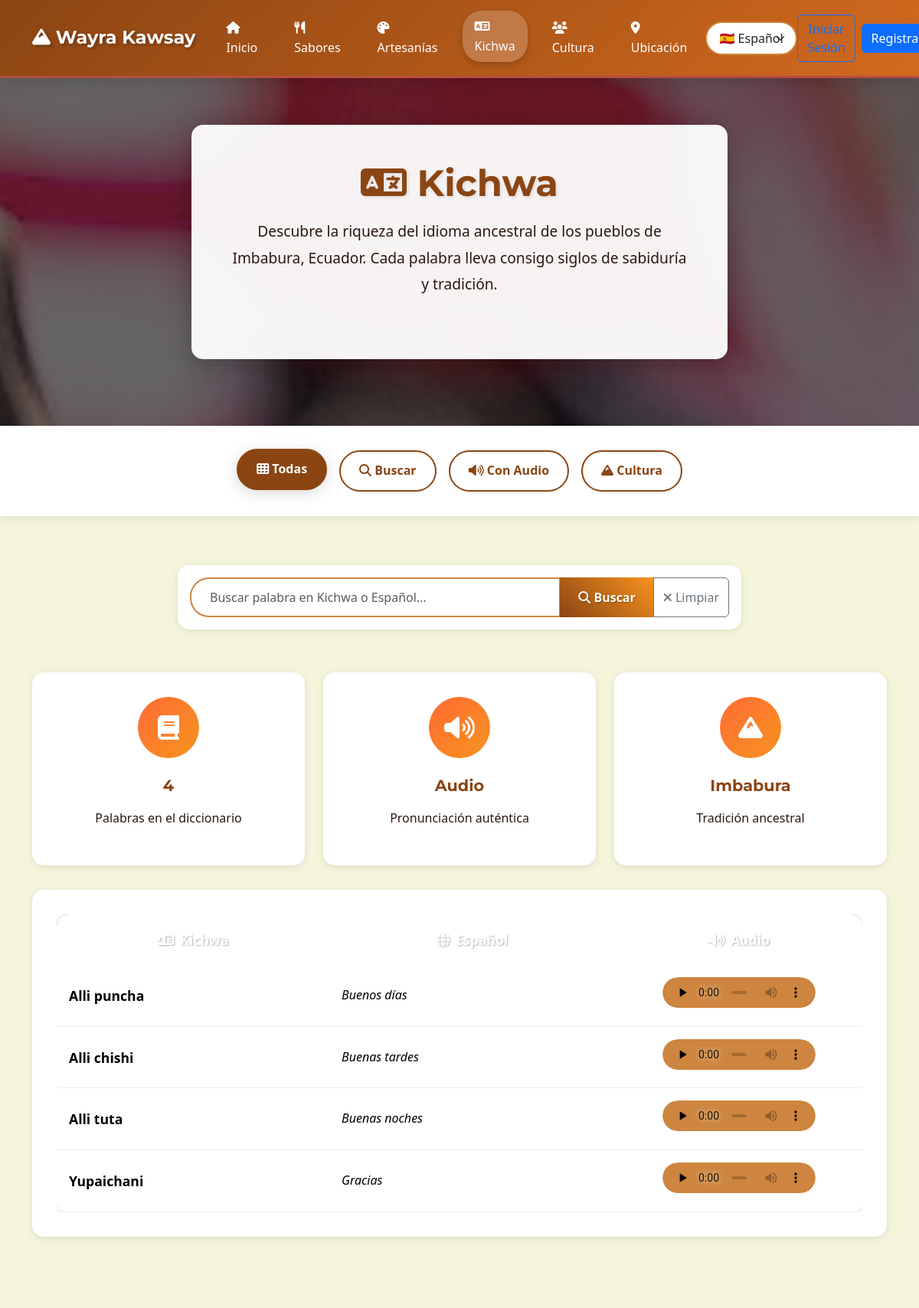
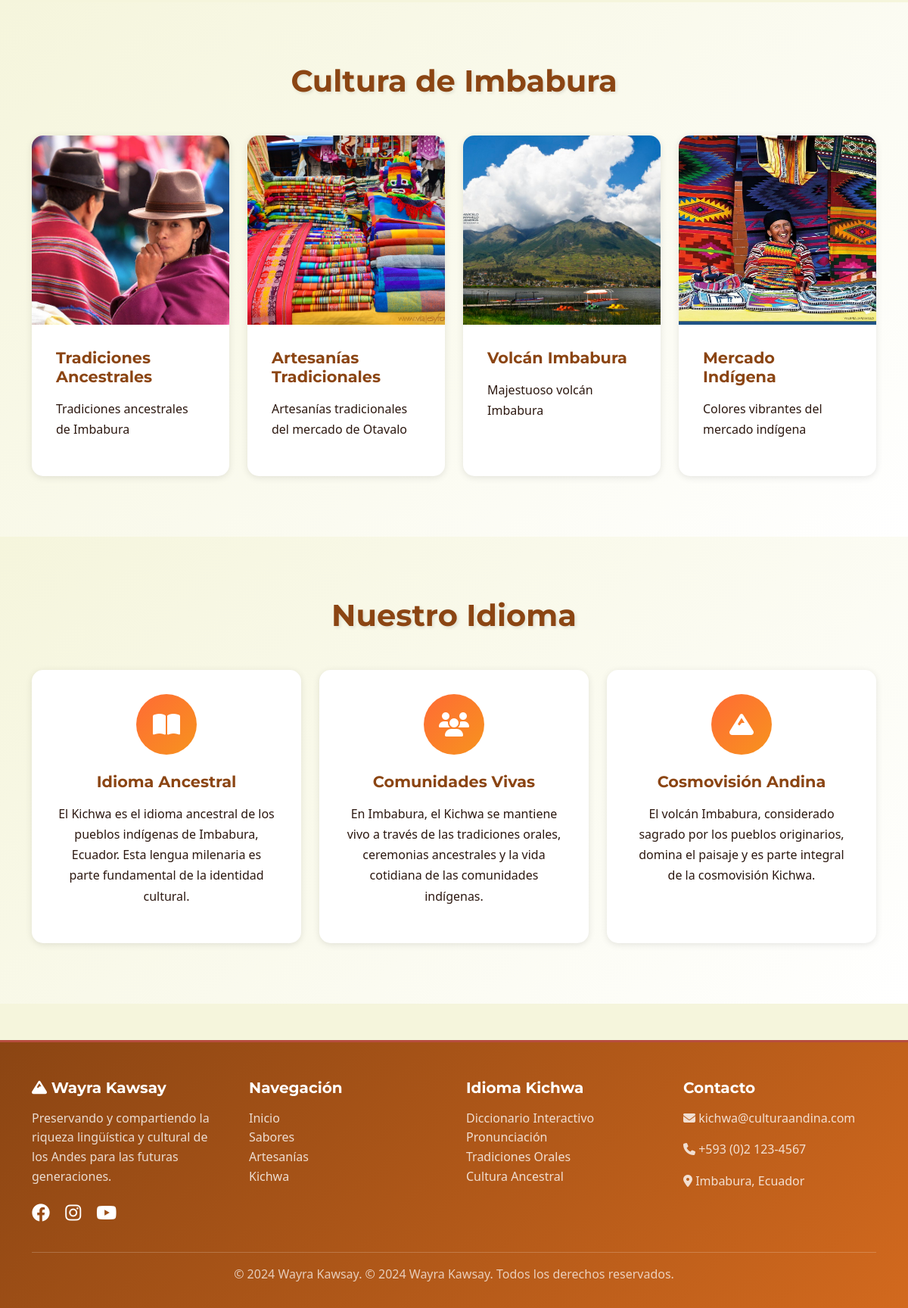
The page /kichwa.php on the database its author committed (2 pictures, top to bottom).
### tables this page shows
CREATE TABLE palabras_kichwa (
    id INT AUTO_INCREMENT PRIMARY KEY,
    palabra_kichwa VARCHAR(255) NOT NULL,
    traduccion_espanol VARCHAR(255) NOT NULL,
    audio VARCHAR(255)
);

### kichwa.php (the view, shortened to what the rows shown need)
<?php
include_once 'config/global.php';
include_once 'models/Kichwa.php';
$database = new Conexion();
$db = $database->getConnection();
$kichwa = new Kichwa($db);
?>
<!DOCTYPE html>
<html lang="<?php echo $lang_code; ?>">
<head>
    <link href="https://cdn.jsdelivr.net/npm/bootstrap@5.3.3/dist/css/bootstrap.min.css" rel="stylesheet">
    <link rel="stylesheet" href="https://cdnjs.cloudflare.com/ajax/libs/font-awesome/6.4.0/css/all.min.css">
    <link rel="stylesheet" href="css/styles.css">
    <link rel="stylesheet" href="css/kichwa.css">
</head>
<body>
    <section class="kichwa-hero">
        <div class="container">
            <div class="hero-content">
                <h1 class="hero-title">
                    <i class="fas fa-language"></i>
                    <?php echo $texto['menu_kichwa']; ?>
                </h1>
            </div>
        </div>
    </section>
    <section class="kichwa-content">
        <div class="container">
            <div class="kichwa-dictionary">
                <div class="table-responsive">
                    <table class="table kichwa-table">
                        <thead>
                            <tr>
                                <th scope="col">
                                    <i class="fas fa-language me-2"></i>Kichwa
                                </th>
                                <th scope="col">
                                    <i class="fas fa-globe me-2"></i>Español
                                </th>
                                <th scope="col">
                                    <i class="fas fa-volume-up me-2"></i>Audio
                                </th>
                            </tr>
                        </thead>
                        <tbody>
                            <?php
                            $stmt = $kichwa->read();
                            while ($row = $stmt->fetch(PDO::FETCH_ASSOC)):
                            ?>
                                <tr class="kichwa-row">
                                    <td class="kichwa-word">
                                        <strong><?php echo htmlspecialchars($row['palabra_kichwa']); ?></strong>
                                    </td>
                                    <td class="spanish-translation">
                                        <?php echo htmlspecialchars($row['traduccion_espanol']); ?>
                                    </td>
                                    <td class="audio-cell">
                                        <?php if (!empty($row['audio'])): ?>
                                            <audio controls preload="none">
                                                <source src="audio/<?php echo htmlspecialchars($row['audio']); ?>" type="audio/mpeg">
                                                <source src="audio/<?php echo htmlspecialchars($row['audio']); ?>" type="audio/wav">
                                            </audio>
                                        <?php else: ?>
                                            <span class="text-muted">
                                                <i class="fas fa-volume-mute"></i> No disponible
                                            </span>
                                        <?php endif; ?>
                                    </td>
                                </tr>
                            <?php endwhile; ?>
                        </tbody>
                    </table>
                </div>
            </div>
        </div>
    </section>
    <section class="cultural-section">
        <div class="container">
            <h2 class="section-title">Cultura de Imbabura</h2>
        </div>
    </section>
    <section class="info-section">
        <div class="container">
            <h2 class="section-title">Nuestro Idioma</h2>
        </div>
    </section>
</body>
</html>

### rows shown on the page
palabras_kichwa: palabra_kichwa "Alli puncha", traduccion_espanol "Buenos días"
palabras_kichwa: palabra_kichwa "Alli chishi", traduccion_espanol "Buenas tardes"
palabras_kichwa: palabra_kichwa "Alli tuta", traduccion_espanol "Buenas noches"
palabras_kichwa: palabra_kichwa "Yupaichani", traduccion_espanol "Gracias"

### other values the page prints
NOMBRE_PROYECTO "Wayra Kawsay"
$texto['menu_inicio'] "Inicio"
$texto['menu_sabores'] "Sabores"
$texto['menu_artesanias'] "Artesanías"
$texto['menu_kichwa'] "Kichwa"
$texto['menu_cultura'] "Cultura"
$texto['menu_ubicacion'] "Ubicación"
$texto['iniciar_sesion'] "Iniciar Sesión"
$stmt->rowCount() "4"
$texto['pie_pagina'] "© 2024 Wayra Kawsay. Todos los derechos reservados."
